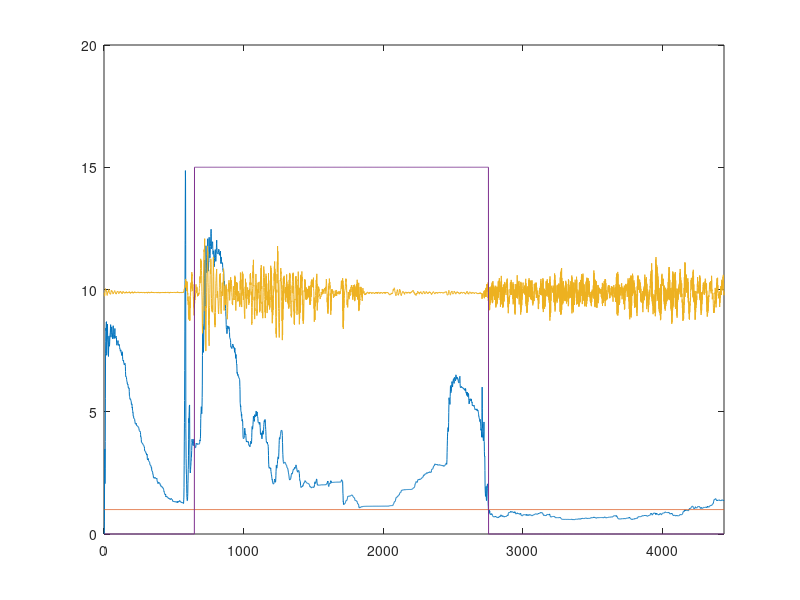

Reproduce this figure in MATLAB.
m = csvread('298_1.txt'); 
m1 = csvread('298_2.txt');
m2 = csvread('298_3.txt');
m3 = csvread('595_2.txt');
m4 = csvread('298_4.txt');
m5 = csvread('595_1.txt');

t = m4(:,1);
accel = m4(:,2);
%accel = cat(1, m(:,2),m5(:,2), m1(:,2), m2(:,2), m3(:,2)); 

%states

NONE = 0; 
STOPPED = 1; 
RETURNING = 2; 
WALL_PUSH = 3; 
SWIMMING = 4;
STOPPING = 5; 
TRIGGER = 6; 

state = STOPPED;

L1 = 0.1;
L2 = 0.01;
L3 = 0.01;

xfm1 = 9.83;
vim1 = 0; 
sim1 = 0;

R = zeros(1, length(accel)); 
OUT = zeros(1, length(accel));
timer = 0; 
estimated_stop = 0; 
r = 0;
trigger_value = 0; 
for i=2:length(accel)
    xf = L1*accel(i) + (1-L1)*xfm1; 
    vi = L2*(accel(i)-xfm1) * (accel(i)-xfm1) + (1-L2)*vim1; 
    si = L3*(accel(i)-accel(i-1)) * (accel(i)-accel(i-1)) + (1-L3)*sim1;
    rprev = r; 
    r = ((2-L1) *vi) / si;
    
    xfm1 = xf; 
    vim1 = vi; 
    sim1 = si; 
    
    R(i) = ((2-L1) *vi) / si; 
    
    if i < 100
        OUT(i) = 0; 
        continue; 
    end
    
    switch state
        case STOPPED
            OUT(i) = 0; 
            if r > 4
                state = TRIGGER;
                trigger_value = r; 
                timer = 0; 
            end
        case TRIGGER
            OUT(i) = 0; 
            timer = timer + 1; 
            if timer > 5
                if abs(trigger_value - r) < 1
                    trigger_value
                    r
                    % it was probably a tap
                    state = STOPPED; 
                else
                    state = WALL_PUSH; 
                    timer = 0;
                end
            end
        case WALL_PUSH 
            OUT(i) = 0; 
            timer = timer + 1; 
            if timer > 64 && r > 3
               state = SWIMMING;
               i
            end
        case SWIMMING
            OUT(i) = 15; 
            
            if rprev > 1 && r < 1
                timer = 0; 
                state = STOPPED;
                i
            end
        case RETURNING
            OUT(i) = 0; 
        otherwise
    end
end

Y = ones(1, length(R));
plot(R);
hold on; 
plot(Y); 
plot(accel);
plot(OUT); 
hold off; 
axis([0 length(R) 0 20]);